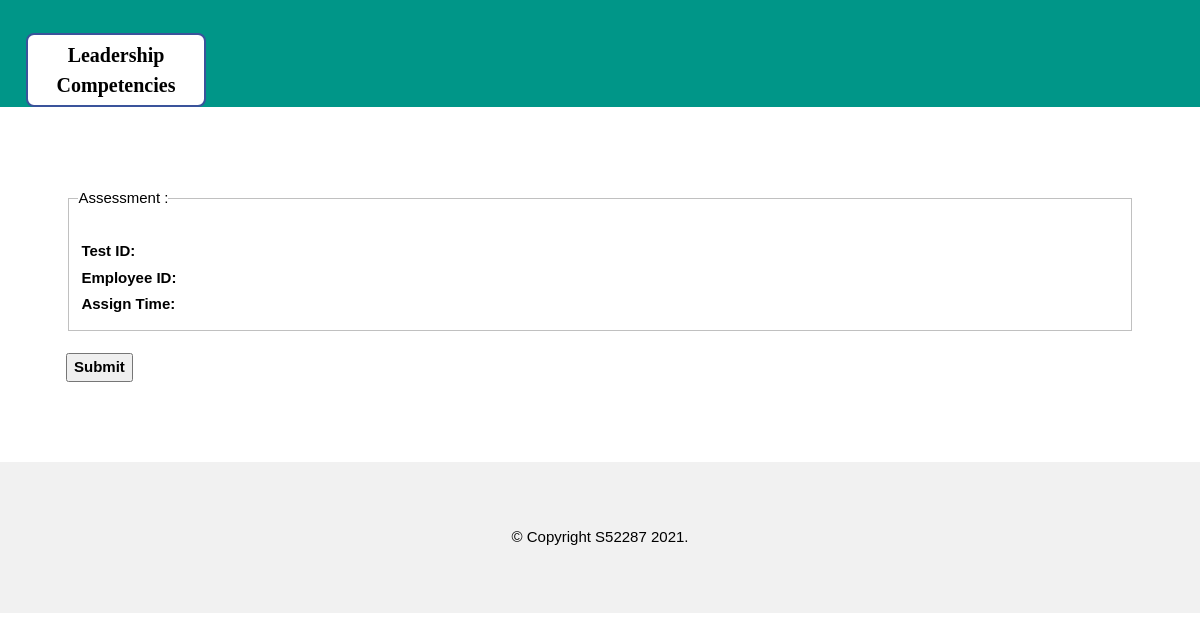
Before: /User/UserTestAssessment.php?TestID=4&EmployeeID=A00000 (signed in) with the older database file.
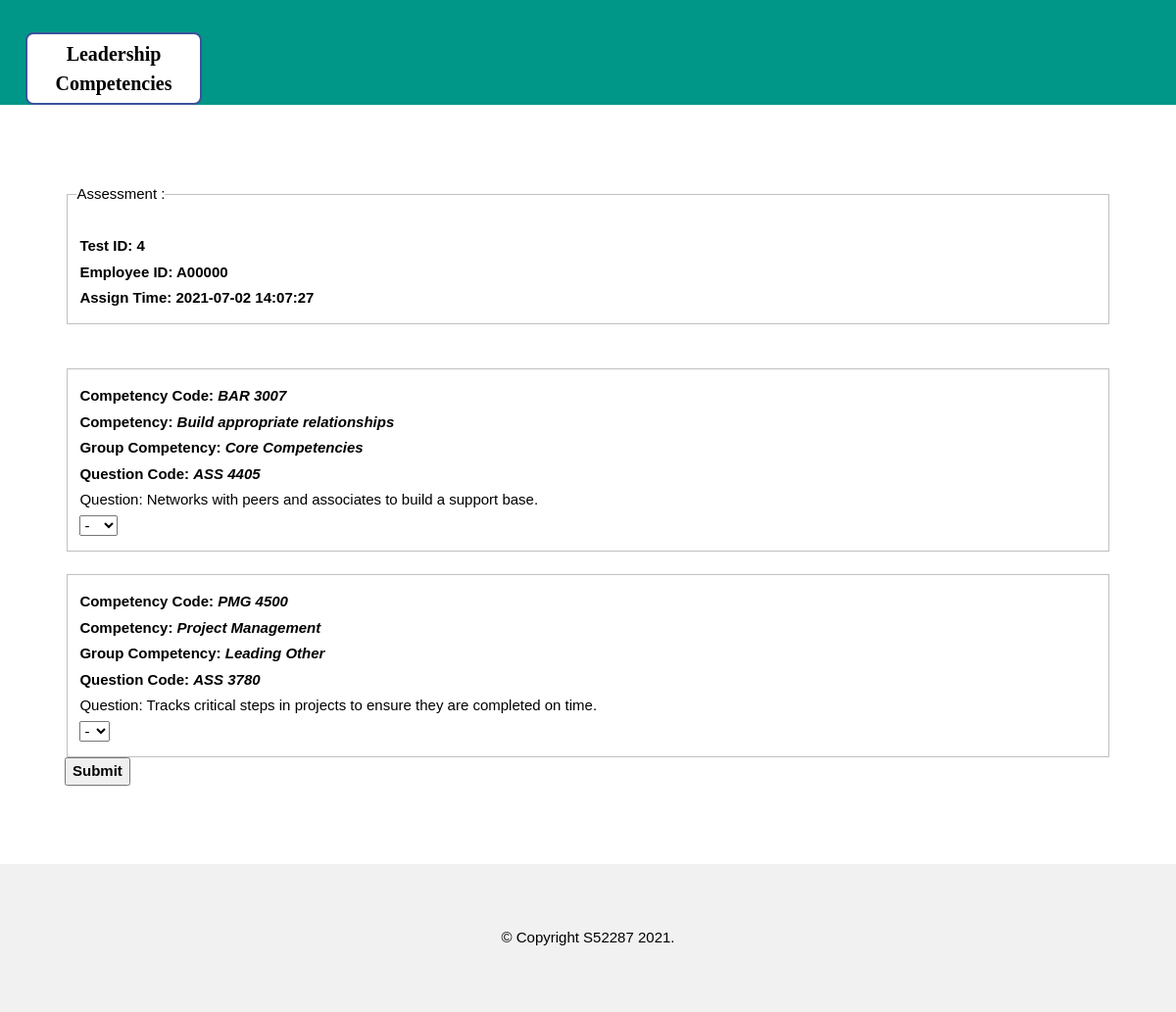
After: the same page with the newer database file.
### tables this page shows
CREATE TABLE `assignassuser` (
  `ID` int(11) NOT NULL,
  `TestID` int(11) NOT NULL,
  `Question_Code` varchar(255) NOT NULL,
  `CodeCompetency` varchar(255) NOT NULL,
  `EmployeeID` varchar(255) NOT NULL,
  `Status` varchar(255) NOT NULL DEFAULT 'Pending',
  `Assign_Time` timestamp NOT NULL DEFAULT current_timestamp() ON UPDATE current_timestamp()
);

CREATE TABLE `aquestion` (
  `ID` int(11) NOT NULL,
  `AQuestion` varchar(255) NOT NULL,
  `A_QCode` varchar(255) NOT NULL,
  `Rating` int(11) NOT NULL,
  `CodeACompetency` varchar(255) NOT NULL,
  `Status` varchar(255) NOT NULL DEFAULT 'Using'
);

CREATE TABLE `competency` (
  `ID` int(11) NOT NULL,
  `CodeCompetency` varchar(255) NOT NULL,
  `Competency` varchar(255) NOT NULL,
  `GroupCompetency` varchar(255) NOT NULL,
  `Weightcompetency` int(11) NOT NULL,
  `Status` varchar(255) NOT NULL DEFAULT 'Using'
);

### User/Userprocesscompetency.php (called while the page is built, shortened)
<?php
function UserTestAssessment(){
	$db = mysqli_connect('localhost', 'root', '', 'leadercompetency');
	$TestID =$_GET['TestID'];
	$EmployeeID =$_GET['EmployeeID'];
	$sql = "SELECT competency.Competency,competency.GroupCompetency,assignassuser.Assign_Time,assignassuser.Question_Code,assignassuser.TestID,assignassuser.EmployeeID,aquestion.ID,aquestion.AQuestion,aquestion.Rating,aquestion.CodeACompetency FROM assignassuser JOIN aquestion ON aquestion.A_QCode=assignassuser.Question_Code JOIN competency ON assignassuser.CodeCompetency=competency.CodeCompetency WHERE assignassuser.TestID='$TestID' AND assignassuser.EmployeeID='$EmployeeID'";
    if($result = mysqli_query($db,$sql)){
    return $result;
}}
?>

### User/UserTestAssessment.php (the view, shortened to what this page needs)
<?php require_once ("Userprocesscompetency.php");
?>
<!DOCTYPE html>
<html>
<link rel="stylesheet" href="Competency.css">
<link rel="stylesheet" href="https://use.fontawesome.com/releases/v5.8.2/css/all.css">
<body>
<div id="main">
<div class="w3-teal">
  <button id="openNav" class="w3-button w3-teal w3-xlarge"></button>
  <div class="w3-container">
   <div class="tp-logo">Leadership
Competencies</div>
  </div>
</div>
</div>
<div class="w3-content" style="max-width:1100px;margin-top:80px;margin-bottom:80px">
<div class="w3-container">
<form action="Userprocesscompetency.php" method="post" enctype="multipart/form-data">
<?php
    $results = UserTestAssessment();
        if($results){
        $rows = mysqli_fetch_assoc($results); ?>
<fieldset>
<br>
<legend>Assessment :</legend>
<table>
<tr><td><input type="hidden" name="TestID[]" value="<?php echo $rows['TestID']; ?>"></input><b>Test ID: <?php echo $rows['TestID']; ?></b></td></tr>
<tr><td><input type="hidden" name="EmployeeID[]" value="<?php echo $rows['EmployeeID']; ?>"></input><b>Employee ID: <?php echo $rows['EmployeeID']; ?></b></td></tr>
<tr><td><b>Assign Time: <?php echo $rows['Assign_Time']; ?></b></td></tr>
</table></fieldset><br>
<?php
$result = UserTestAssessment();
if($result){
while ($row = mysqli_fetch_assoc($result)){	?>
<br>
<fieldset>
<table>
<tr><td><input type="hidden" name="TestID[]" value="<?php echo $rows['TestID']; ?>"></input></td></tr>
<tr><td><input type="hidden" name="EmployeeID[]" value="<?php echo $rows['EmployeeID']; ?>"></input></td></tr>
<tr><td><b>Competency Code: <i><?php echo $row ['CodeACompetency'] ; ?></i></b></td></tr>
<tr><td><b>Competency: <i><?php echo $row ['Competency'] ; ?></i></b></td></tr>
<tr><td><b>Group Competency: <i><?php echo $row ['GroupCompetency'] ; ?></i></b></td></tr>
<tr><td><input type='hidden' name='questioncode[]' value="<?php echo $row ['Question_Code'] ; ?>"></input><b>Question Code: <i><?php echo $row ['Question_Code']; ?></i></b></td></tr>
<tr><td>Question: <?php echo $row ['AQuestion']; ?></td></tr>
<tr><td><select name="answer[]" id="answer" required>
<option value="" selected >-</option>
</select></td></tr>
</table>
</fieldset>
<?php }}?>
<button type="Submit" name="AssessmentSubmit"><b>Submit</b></button>
<?php }?>
<br>
</form>
</div>
</div>
<footer class="w3-container w3-padding-64 w3-light-grey w3-center">
&copy; Copyright S52287 2021.
</footer>
</body>
</html>

Changed rows visible on the page:
added assignassuser: TestID "4", EmployeeID "A00000", Assign_Time "2021-07-02 14:07:27", aquestion.CodeACompetency "BAR 3007", CodeCompetency.Competency "Build appropriate relationships", CodeCompetency.GroupCompetency "Core Competencies", Question_Code "ASS 4405", aquestion.AQuestion "Networks with peers and associates to build a support base."
added assignassuser: aquestion.CodeACompetency "PMG 4500", CodeCompetency.Competency "Project Management", CodeCompetency.GroupCompetency "Leading Other", Question_Code "ASS 3780", aquestion.AQuestion "Tracks critical steps in projects to ensure they are completed on time."
